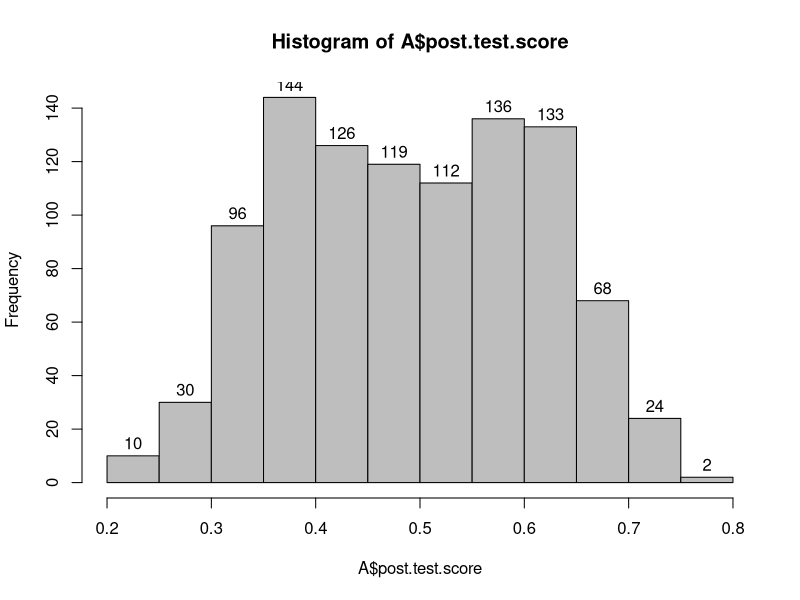
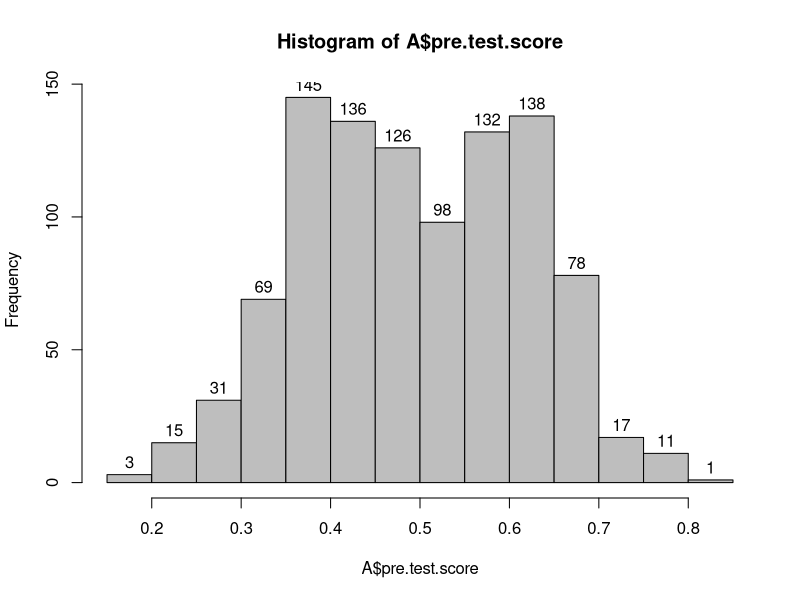
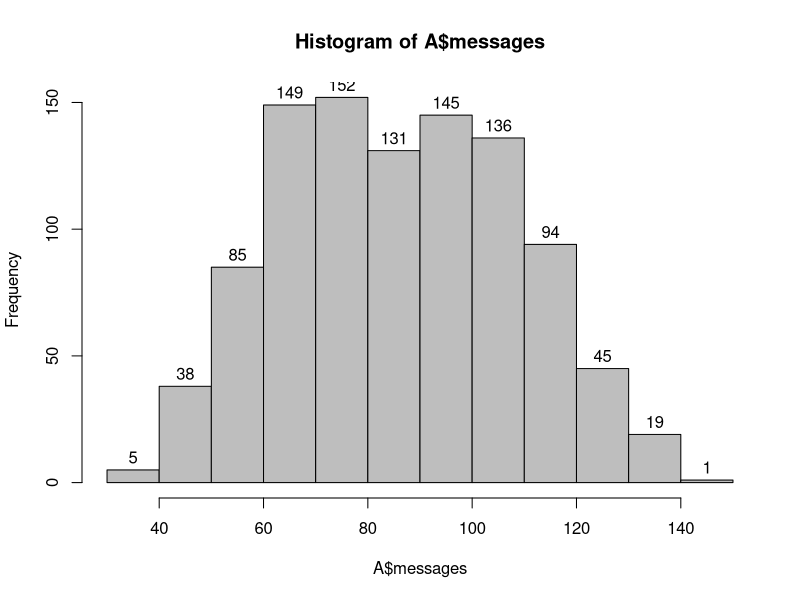
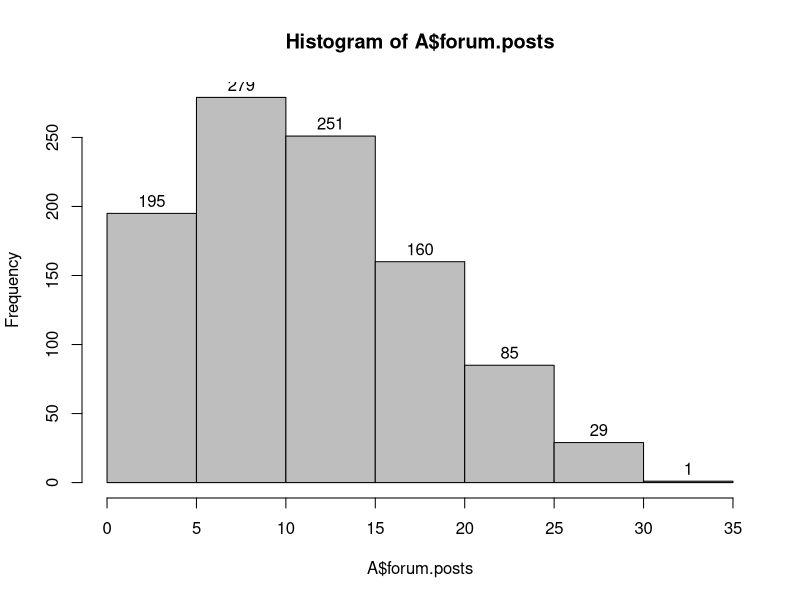
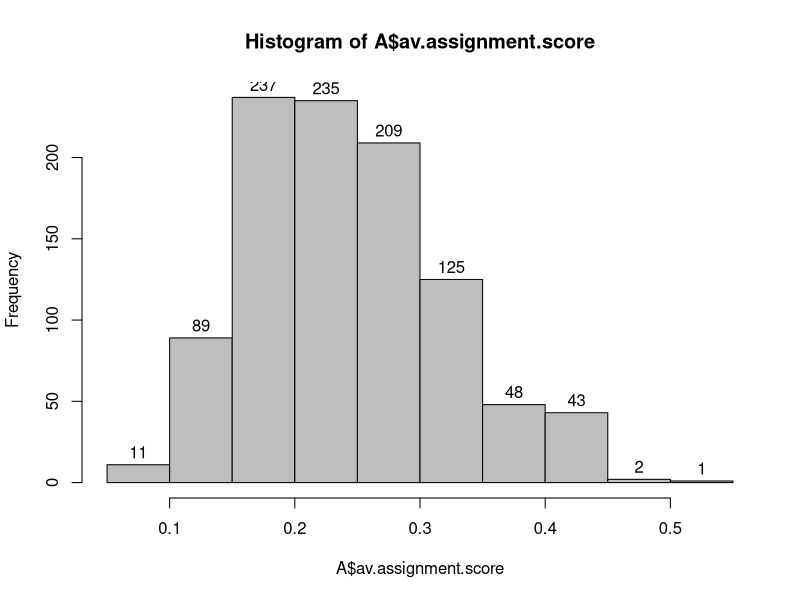
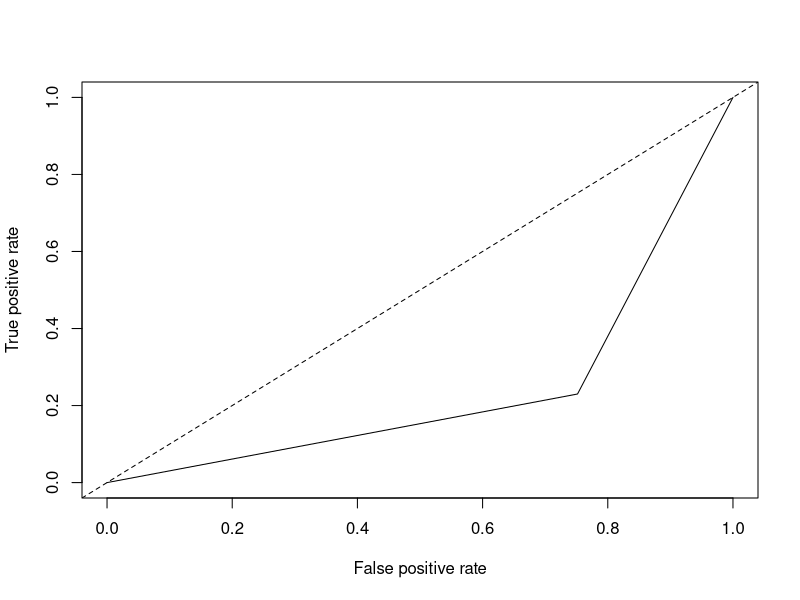
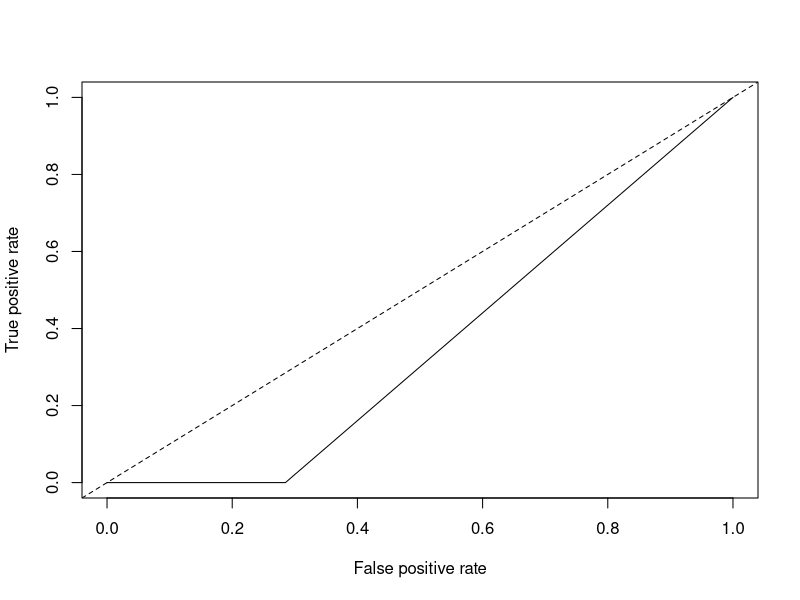

These figures' R source, in order:
## ---- chunk 1
A <- read.csv("online.data.csv", header = TRUE)
library(dplyr)
#however two columns are not numeric, change it into numeric
A$messages <- as.numeric(A$messages)
A$forum.posts <- as.numeric(A$forum.posts)
## ---- chunk 2
#Start by creating histograms of the distributions for all variables (#HINT: look up "facet" in the ggplot documentation)
utils::str(hist(A$post.test.score, col = "gray", labels = TRUE))
utils::str(hist(A$pre.test.score, col = "gray", labels = TRUE))
utils::str(hist(A$messages, col = "gray", labels = TRUE))
utils::str(hist(A$forum.posts, col = "gray", labels = TRUE))
utils::str(hist(A$av.assignment.score, col = "gray", labels = TRUE))
library(ggplot2)

#Then visualize the relationships between variables

#Try to capture an intution about the data and the relationships

## ---- chunk 3
#Create a classification tree that predicts whether a student "levels up" in the online course using three variables of your choice (As we did last time, set all controls to their minimums)
library(rpart)
c.tree1 <- rpart(post.test.score~pre.test.score+forum.posts, method="class", data=A)

#Plot and generate a CP table for your tree 
printcp(c.tree1)
post(c.tree1, file = "tree1.ps", title = "A")
#Generate a probability value that represents the probability that a student levels up based your classification tree 

A$pred <- predict(c.tree1, type = "prob")[,2]
#Last class we used type = "class" which predicted the classification for us, this time we are using type = "prob" to see the probability that our classififcation is based on.
## ---- chunk 4
library(ROCR)
#Plot the curve
pred.detail <- prediction(A$pred, A$level.up) 
plot(performance(pred.detail, "tpr", "fpr"))
#abline is to add a line for prediction
abline(0, 1, lty = 2)

#Calculate the Area Under the Curve
unlist(slot(performance(pred.detail,"auc"), "y.values"))
#this model only predicts post test by 23 percent. 

#Unlist liberates the AUC value from the "performance" object created by ROCR
#Calculation with new variables
c.tree2 <- rpart(post.test.score~messages+av.assignment.score, method="class", data=A)

#Plot and generate a CP table for your tree 
printcp(c.tree2)
post(c.tree2, file = "tree2.ps", title = "A2")
A$pred1 <- predict(c.tree2, type = "prob")[,2]
pred.detail1 <- prediction(A$pred1, A$level.up) 
plot(performance(pred.detail1, "tpr", "fpr"))
#abline is to add a line for prediction
abline(0, 1, lty = 2)

#Calculate the Area Under the Curve
unlist(slot(performance(pred.detail1,"auc"), "y.values"))
#The second model perdicts it by 35 percent. The seonc model is the better model. 

#Now repeat this process, but using the variables you did not use for the previous model and compare the plots & results of your two models. Which one do you think was the better model? Why?
## ---- chunk 5
#Look at the ROC plot for your first model. Based on this plot choose a probability threshold that balances capturing the most correct predictions against false positives. Then generate a new variable in your data set that classifies each student according to your chosen threshold.

A$threshold.pred1 <- ifelse(A$pred >= 0.8, "yes", "no")
A$threshold.pred2 <- ifelse(A$pred >= 0.95, "yes", "no")
A$threshold.pred3 <- ifelse(A$pred >= 0.25, "yes", "no")
                             
#Now generate three diagnostics:

accuracy.model1 <- mean(ifelse(A$level.up == A$threshold.pred1, 1, 0))
A$truepos.model1 <- ifelse(A$level.up == "yes" & A$threshold.pred1 == "yes", 1, 0)
A$falsepos.model1 <- ifelse(A$level.up == "no" & A$threshold.pred1 == "yes", 1,0)
A$falseneg.model1 <- ifelse(A$level.up == "yes" & A$threshold.pred1 == "no", 1,0)
precision.model1 <- sum(A$truepos.model1)/(sum(A$truepos.model1) + sum(A$falsepos.model1))
recall.model1 <- sum(A$truepos.model1)/(sum(A$truepos.model1) + sum(A$falseneg.model1)) 

#Finally, calculate Kappa for your model according to:

#First generate the table of comparisons
table1 <- table(A$level.up, A$threshold.pred1)
table1

#Convert to matrix
matrix1 <- as.matrix(table1)
matrix1

#Calculate kappa
kappa(matrix1, exact = TRUE)/kappa(matrix1)


#Now choose a different threshold value and repeat these diagnostics. What conclusions can you draw about your two thresholds?
